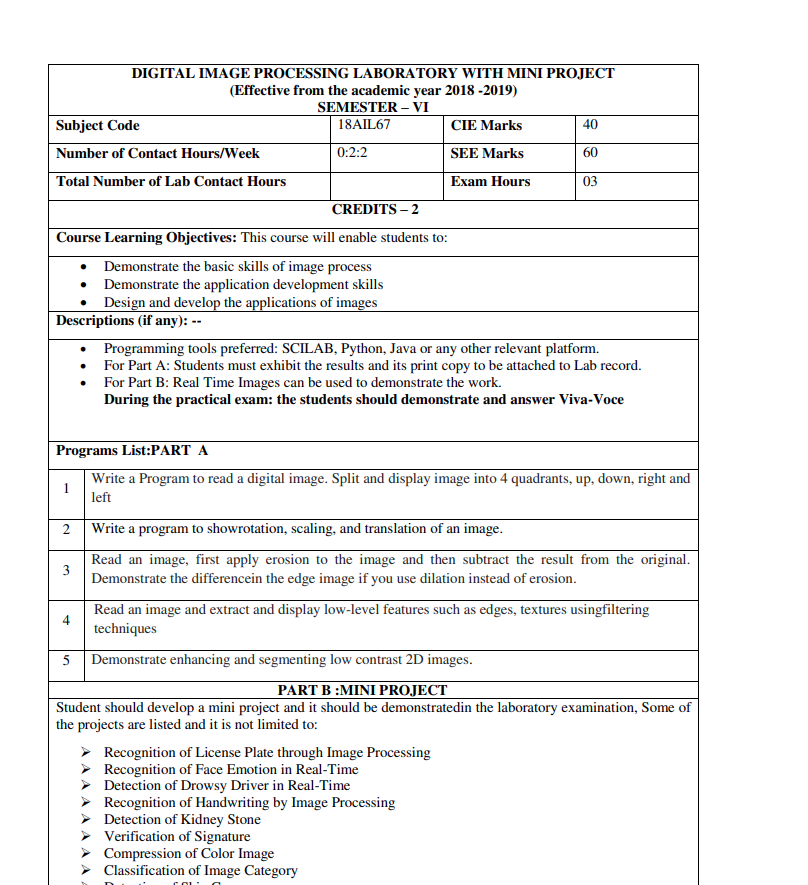
%> input picture lab questions.png, 808 x 885 px
$ octave prog2.m   (GNU Octave 9; MATLAB toolbox functions it lacks are replaced by stand-ins)
%> lines starting %> are read from the running program, lines starting %| are printed output that depends on the picture
clc;
close all;

[file,path] = uigetfile('*.jpg');
%> the answer given: lab questions.png
k = imread([path,file]);
%> k is the input picture: size 885x808x3 uint8; mean R, G, B 239.2, 239.1, 239.3
subplot(3,3,1), imshow(k),title('original image tiger ');

k1 = imrotate(k,90);
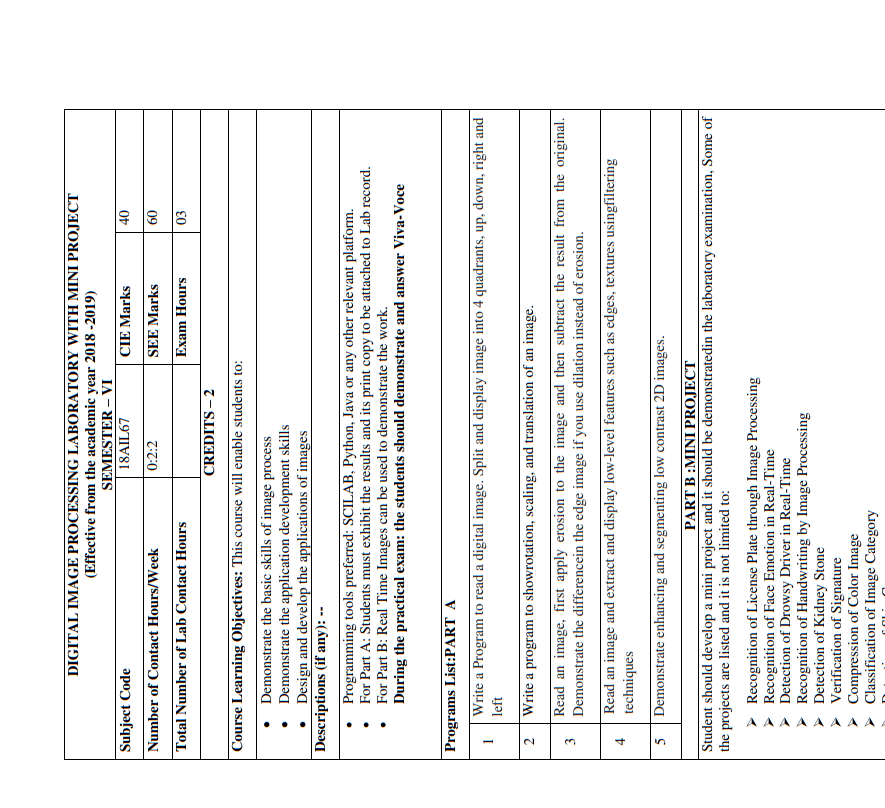
%> k1: size 808x885x3 uint8; mean R, G, B 239.2, 239.1, 239.3; mean of the top-left, top-right, bottom-left and bottom-right quarters 243.8, 246.5, 232.8, 233.8
subplot(3,3,2), imshow(k1),title('rotated image');

k2 = imresize(k,2);
subplot(3,3,3), imshow(k2),title('scaled image');

k3 = imtranslate(k,[100,50],'FillValues',[0 0 2]);
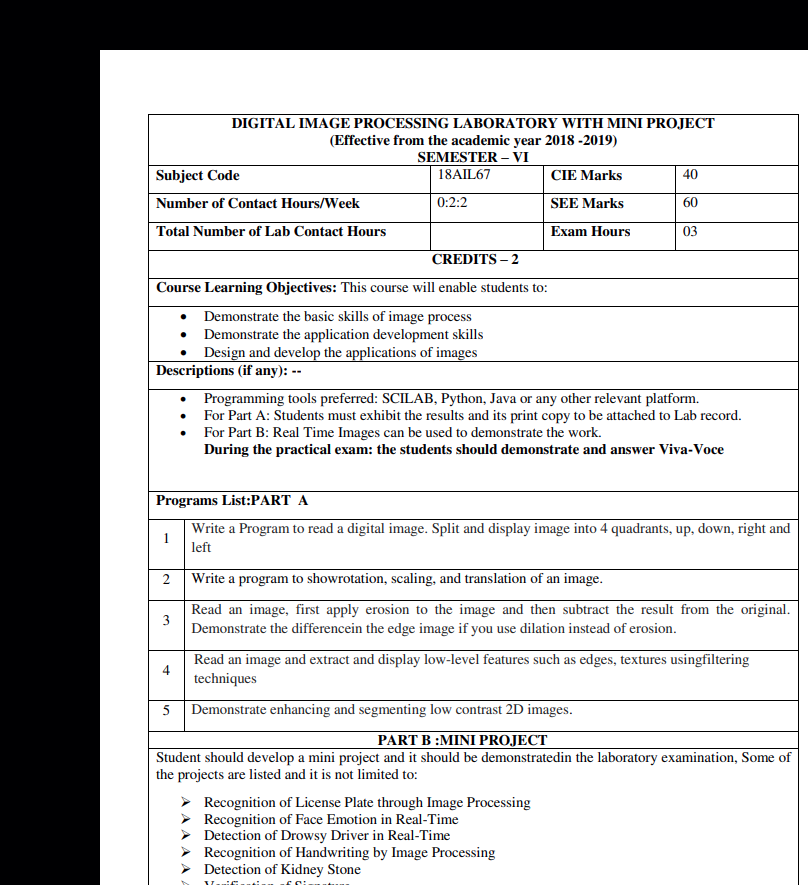
%> k3: size 885x808x3 uint8; mean R, G, B 195.5, 195.5, 196
subplot(3,3,4), imshow(k3),title('translated image');
%> after `title('translated image')`:
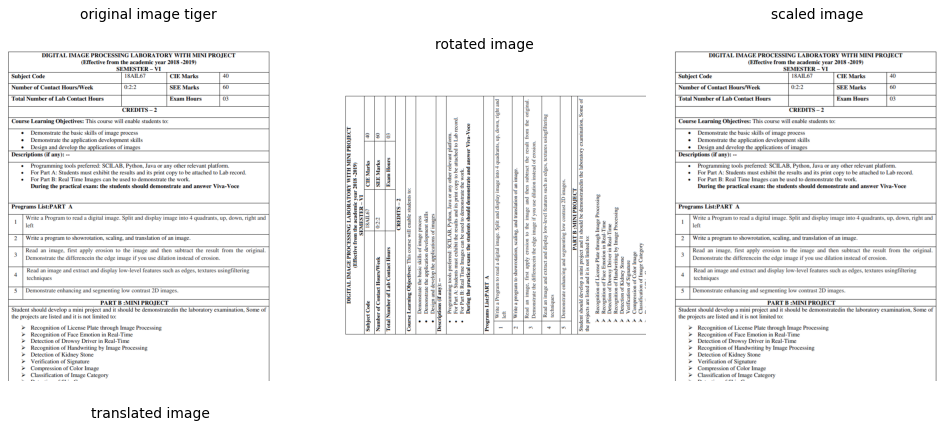
%> figure redrawn from the program's plot data, 4 panels
